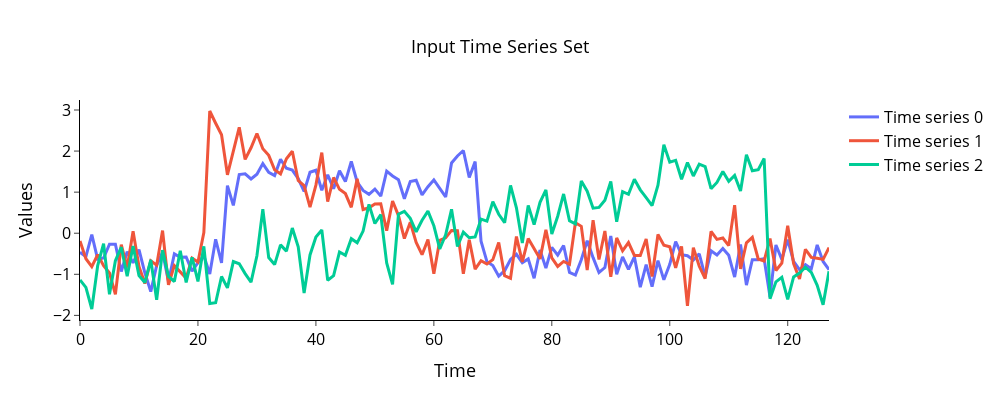

The notebook cell this image was saved under:
### Markdown cell above
Выполните визуализацию по одному временному ряду из каждого класса. Для этого используйте функцию `plot_ts()` из модуля *plots.py*.

### Code cell
print(labels)
print(ts_set)
plot_ts(ts_set[2:5])
